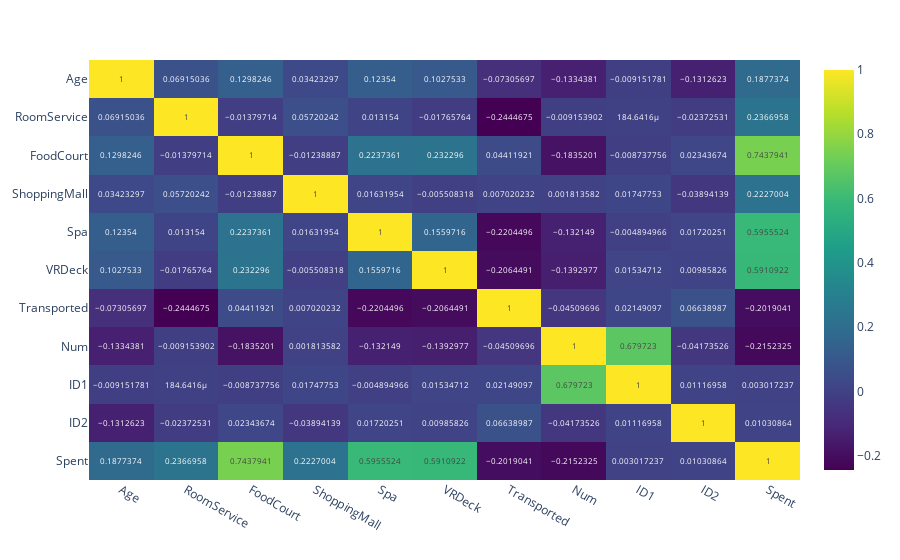

The cell this chart's notebook holds for it:
### Markdown cell above
### Trying to understand what happened based on the correlation matrix.

### Code cell
fig = px.imshow(train.corr() ,text_auto=True, aspect="auto" , color_continuous_scale = "viridis")
sns.set_context("poster")
fig.show()

### Figure 1 — Plotly figure (JSON) as saved in the notebook; plotly's stock layout.template omitted (floating-point values rounded to 4 significant figures)
{"data": [{"coloraxis": "coloraxis", "hovertemplate": "x: %{x}<br>y: %{y}<br>color: %{z}<extra></extra>", "name": "0", "texttemplate": "%{z}", "type": "heatmap", "x": ["Age", "RoomService", "FoodCourt", "ShoppingMall", "Spa", "VRDeck", "Transported", "Num", "ID1", "ID2", "Spent"], "xaxis": "x", "y": ["Age", "RoomService", "FoodCourt", "ShoppingMall", "Spa", "VRDeck", "Transported", "Num", "ID1", "ID2", "Spent"], "yaxis": "y", "z": [[1, 0.06915, 0.1298, 0.03423, 0.1235, 0.1028, -0.07306, -0.1334, -0.009152, -0.1313, 0.1877], [0.06915, 1, -0.0138, 0.0572, 0.01315, -0.01766, -0.2445, -0.009154, 0.0001846, -0.02373, 0.2367], [0.1298, -0.0138, 1, -0.01239, 0.2237, 0.2323, 0.04412, -0.1835, -0.008738, 0.02344, 0.7438], [0.03423, 0.0572, -0.01239, 1, 0.01632, -0.005508, 0.00702, 0.001814, 0.01748, -0.03894, 0.2227], [0.1235, 0.01315, 0.2237, 0.01632, 1, 0.156, -0.2204, -0.1321, -0.004895, 0.0172, 0.5956], [0.1028, -0.01766, 0.2323, -0.005508, 0.156, 1, -0.2064, -0.1393, 0.01535, 0.009858, 0.5911], [-0.07306, -0.2445, 0.04412, 0.00702, -0.2204, -0.2064, 1, -0.0451, 0.02149, 0.06639, -0.2019], [-0.1334, -0.009154, -0.1835, 0.001814, -0.1321, -0.1393, -0.0451, 1, 0.6797, -0.04174, -0.2152], [-0.009152, 0.0001846, -0.008738, 0.01748, -0.004895, 0.01535, 0.02149, 0.6797, 1, 0.01117, 0.003017], [-0.1313, -0.02373, 0.02344, -0.03894, 0.0172, 0.009858, 0.06639, -0.04174, 0.01117, 1, 0.01031], [0.1877, 0.2367, 0.7438, 0.2227, 0.5956, 0.5911, -0.2019, -0.2152, 0.003017, 0.01031, 1]]}], "layout": {"coloraxis": {"colorscale": [[0, "#440154"], [0.1111, "#482878"], [0.2222, "#3e4989"], [0.3333, "#31688e"], [0.4444, "#26828e"], [0.5556, "#1f9e89"], [0.6667, "#35b779"], [0.7778, "#6ece58"], [0.8889, "#b5de2b"], [1, "#fde725"]]}, "margin": {"t": 60}, "xaxis": {"anchor": "y", "domain": [0, 1]}, "yaxis": {"anchor": "x", "autorange": "reversed", "domain": [0, 1]}}}
